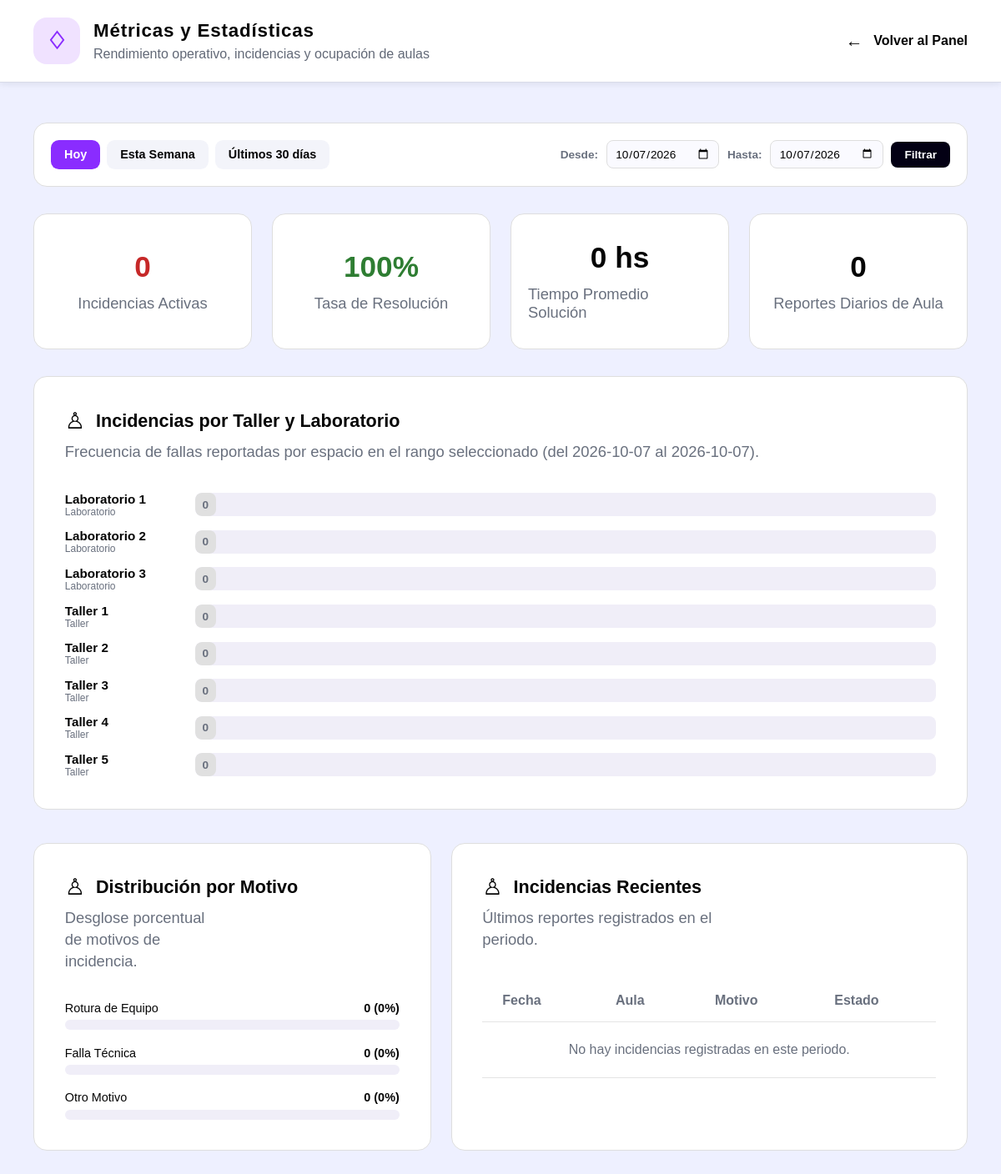
Screenshot of /index.php?ruta=metricas-administrador&periodo=hoy (signed in) with the database file from the repository.
### tables this page shows
CREATE TABLE IF NOT EXISTS aulas (
    id INT UNSIGNED AUTO_INCREMENT PRIMARY KEY,
    codigo VARCHAR(50) NOT NULL UNIQUE,
    nombre VARCHAR(100) NOT NULL,
    tipo ENUM('taller', 'laboratorio', 'aula') NOT NULL DEFAULT 'taller',
    activo TINYINT(1) NOT NULL DEFAULT 1,
    creado_en TIMESTAMP NOT NULL DEFAULT CURRENT_TIMESTAMP
);

### app/controlador/mostrarMetricasAdministrador.php (called while the page is built, shortened)
<?php
require_once __DIR__ . '/../modelo/MetricasModelo.php';
require_once __DIR__ . '/../utilidades/sesion.php';
$periodo = (string) ($_GET['periodo'] ?? 'ultimos-30-dias');
$hoy = date('Y-m-d');
$fechaDesde = $hoy;
$fechaHasta = $hoy;
switch ($periodo) {
    case 'hoy':
        $fechaDesde = $hoy;
        $fechaHasta = $hoy;
        break;
}
$modelo = new MetricasModelo();
$kpis = $modelo->obtenerResumenKPIs($fechaDesde, $fechaHasta);
$incidenciasPorAula = $modelo->obtenerIncidenciasPorAula($fechaDesde, $fechaHasta);
$distribucionTipos = $modelo->obtenerDistribucionTipos($fechaDesde, $fechaHasta);
$incidenciasRecientes = $modelo->obtenerIncidenciasRecientes($fechaDesde, $fechaHasta, 5);
require __DIR__ . '/../vista/administrador/metricas-administrador.php';

### app/utilidades/sesion.php (called while the page is built, shortened)
<?php
function escapar(string $valor): string
{
    return htmlspecialchars($valor, ENT_QUOTES | ENT_SUBSTITUTE, 'UTF-8');
}

### app/config/Conexion.php (called while the page is built, shortened)
<?php
final class Conexion
{
    private static ?PDO $conexion = null;
    public static function obtener(): PDO
    {
        $host = getenv('DB_HOST') ?: '127.0.0.1';
        $puerto = getenv('DB_PORT') ?: '3306';
        $baseDeDatos = getenv('DB_NAME') ?: 'ipsum_reportes';
        $usuario = getenv('DB_USER') ?: 'root';
        $contrasena = getenv('DB_PASSWORD') ?: '';
        $dsn = "mysql:host={$host};port={$puerto};dbname={$baseDeDatos};charset=utf8mb4";
        self::$conexion = new PDO($dsn, $usuario, $contrasena, [
            PDO::ATTR_ERRMODE => PDO::ERRMODE_EXCEPTION,
            PDO::ATTR_DEFAULT_FETCH_MODE => PDO::FETCH_ASSOC,
            PDO::ATTR_EMULATE_PREPARES => false,
        ]);
        return self::$conexion;
    }
}

### app/modelo/MetricasModelo.php (called while the page is built, shortened)
<?php
require_once __DIR__ . '/../config/conexion.php';
class MetricasModelo
{
    private PDO $conexion;
    public function __construct()
    {
        $this->conexion = Conexion::obtener();
    }
    public function obtenerResumenKPIs(string $fechaDesde, string $fechaHasta): array
    {
        $sqlActivas = 'SELECT COUNT(*) FROM reportes_incidencias
                       WHERE estado IN ("pendiente", "en_proceso")
                       AND fecha BETWEEN :desde AND :hasta';
        $stmtActivas = $this->conexion->prepare($sqlActivas);
        $stmtActivas->execute([':desde' => $fechaDesde, ':hasta' => $fechaHasta]);
        $incidenciasActivas = (int) $stmtActivas->fetchColumn();
        $sqlTotales = 'SELECT
                        COUNT(*) AS total,
                        SUM(CASE WHEN estado = "resuelto" THEN 1 ELSE 0 END) AS resueltas
                       FROM reportes_incidencias
                       WHERE fecha BETWEEN :desde AND :hasta';
        $stmtTotales = $this->conexion->prepare($sqlTotales);
        $stmtTotales->execute([':desde' => $fechaDesde, ':hasta' => $fechaHasta]);
        $totales = $stmtTotales->fetch(PDO::FETCH_ASSOC) ?: [];
        $totalIncidencias = (int) ($totales['total'] ?? 0);
        $totalResueltas = (int) ($totales['resueltas'] ?? 0);
        $tasaResolucion = $totalIncidencias > 0
            ? round(($totalResueltas / $totalIncidencias) * 100, 1)
            : 100.0;
        $sqlTiempo = 'SELECT AVG(TIMESTAMPDIFF(HOUR, creado_en, actualizado_en)) AS promedio_horas
                      FROM reportes_incidencias
                      WHERE estado = "resuelto" AND fecha BETWEEN :desde AND :hasta';
        $stmtTiempo = $this->conexion->prepare($sqlTiempo);
        $stmtTiempo->execute([':desde' => $fechaDesde, ':hasta' => $fechaHasta]);
        $horas = $stmtTiempo->fetchColumn();
        $promedioHoras = $horas !== null ? round((float) $horas, 1) : 0.0;
        $sqlDiarios = 'SELECT COUNT(*) FROM reportes_diarios WHERE fecha BETWEEN :desde AND :hasta';
        $stmtDiarios = $this->conexion->prepare($sqlDiarios);
        $stmtDiarios->execute([':desde' => $fechaDesde, ':hasta' => $fechaHasta]);
        $totalDiarios = (int) $stmtDiarios->fetchColumn();
        return [
            'activas' => $incidenciasActivas,
            'tasa_resolucion' => $tasaResolucion,
            'tiempo_promedio_horas' => $promedioHoras,
            'total_diarios' => $totalDiarios,
            'total_incidencias' => $totalIncidencias,
            'total_resueltas' => $totalResueltas,
        ];
    }
    public function obtenerIncidenciasPorAula(string $fechaDesde, string $fechaHasta): array
    {
        $sql = 'SELECT a.id, a.nombre, a.tipo, COUNT(i.id) AS total_incidencias
                FROM aulas a
                LEFT JOIN reportes_incidencias i
                    ON a.id = i.aula_id AND i.fecha BETWEEN :desde AND :hasta
                WHERE a.activo = 1
                GROUP BY a.id, a.nombre, a.tipo
                ORDER BY total_incidencias DESC, a.nombre ASC';
        $stmt = $this->conexion->prepare($sql);
        $stmt->execute([':desde' => $fechaDesde, ':hasta' => $fechaHasta]);
        return $stmt->fetchAll(PDO::FETCH_ASSOC);
    }
    public function obtenerDistribucionTipos(string $fechaDesde, string $fechaHasta): array
    {
        $sql = 'SELECT tipo_solicitud, COUNT(*) AS cantidad
                FROM reportes_incidencias
                WHERE fecha BETWEEN :desde AND :hasta
                GROUP BY tipo_solicitud';
        $stmt = $this->conexion->prepare($sql);
        $stmt->execute([':desde' => $fechaDesde, ':hasta' => $fechaHasta]);
        $resultados = $stmt->fetchAll(PDO::FETCH_KEY_PAIR);
        return [
            'rotura-equipo' => (int) ($resultados['rotura-equipo'] ?? 0),
            'falla-equipo'  => (int) ($resultados['falla-equipo'] ?? 0),
            'otro'          => (int) ($resultados['otro'] ?? 0),
        ];
    }
}

### app/vista/administrador/metricas-administrador.php (the view, shortened to what this page needs)
<!DOCTYPE html>
<html lang="es">
<head>
    <link rel="stylesheet" href="assets/css/panel-administrador.css">
    <link rel="stylesheet" href="assets/css/metricas-administrador.css">
</head>
<body class="admin-page">
    <header class="admin-header">
        <section class="admin-header__brand" id="encabezado-metricas">
            <h1 class="admin-header__title">Métricas y Estadísticas</h1>
            <p class="admin-header__subtitle">Rendimiento operativo, incidencias y ocupación de aulas</p>
        </section>
        <nav class="admin-header__nav" id="navegacion-metricas">
            <a class="admin-header__logout admin-header__back" href="index.php?ruta=panel-administrador">
                Volver al Panel
            </a>
        </nav>
    </header>
    <main class="admin-main" id="contenido-metricas">
        <section class="metricas-filtros" id="filtros-temporales">
            <form action="index.php" method="get" class="metricas-filtros__form">
                <div class="metricas-filtros__botones">
                    <a href="index.php?ruta=metricas-administrador&periodo=hoy"
                       class="metricas-filtros__btn <?= $periodo === 'hoy' ? 'metricas-filtros__btn--activo' : '' ?>">
                        Hoy
                    </a>
                    <a href="index.php?ruta=metricas-administrador&periodo=esta-semana"
                       class="metricas-filtros__btn <?= $periodo === 'esta-semana' ? 'metricas-filtros__btn--activo' : '' ?>">
                        Esta Semana
                    </a>
                    <a href="index.php?ruta=metricas-administrador&periodo=ultimos-30-dias"
                       class="metricas-filtros__btn <?= $periodo === 'ultimos-30-dias' ? 'metricas-filtros__btn--activo' : '' ?>">
                        Últimos 30 días
                    </a>
                </div>
                <div class="metricas-filtros__personalizado">
                    <label class="metricas-filtros__label" for="fecha_desde">Desde:</label>
                    <input class="metricas-filtros__date" type="date" id="fecha_desde" name="fecha_desde" value="<?= escapar($fechaDesde) ?>" required>
                    <label class="metricas-filtros__label" for="fecha_hasta">Hasta:</label>
                    <input class="metricas-filtros__date" type="date" id="fecha_hasta" name="fecha_hasta" value="<?= escapar($fechaHasta) ?>" required>
                    <button class="metricas-filtros__submit" type="submit">Filtrar</button>
                </div>
            </form>
        </section>
        <section class="admin-stats metricas-kpis" id="kpis-superiores">
            <article class="admin-stats__card">
                <h3 class="admin-stats__name">Incidencias Activas</h3>
                <p class="admin-stats__number metricas-kpi--alerta"><?= (int) $kpis['activas'] ?></p>
            </article>
            <article class="admin-stats__card">
                <h3 class="admin-stats__name">Tasa de Resolución</h3>
                <p class="admin-stats__number metricas-kpi--exito"><?= (float) $kpis['tasa_resolucion'] ?>%</p>
            </article>
            <article class="admin-stats__card">
                <h3 class="admin-stats__name">Tiempo Promedio Solución</h3>
                <p class="admin-stats__number"><?= (float) $kpis['tiempo_promedio_horas'] ?> hs</p>
            </article>
            <article class="admin-stats__card">
                <h3 class="admin-stats__name">Reportes Diarios de Aula</h3>
                <p class="admin-stats__number"><?= (int) $kpis['total_diarios'] ?></p>
            </article>
        </section>
        <section class="admin-users metricas-card" id="incidencias-por-aula">
            <h2 class="admin-users__title">Incidencias por Taller y Laboratorio</h2>
            <p class="admin-users__description">
                Frecuencia de fallas reportadas por espacio en el rango seleccionado (del <?= escapar($fechaDesde) ?> al <?= escapar($fechaHasta) ?>).
            </p>
            <div class="metricas-barras">
                <?php if (empty($incidenciasPorAula)): ?>
                    <p class="admin-users__description">No hay aulas registradas en el sistema.</p>
                <?php else: ?>
                    <?php foreach ($incidenciasPorAula as $aula):
                        $totalInc = (int) $aula['total_incidencias'];
                        $porcentaje = $maxIncidencias > 0 ? round(($totalInc / $maxIncidencias) * 100) : 0;
                    ?>
                        <div class="metricas-barras__fila">
                            <div class="metricas-barras__etiqueta">
                                <strong><?= escapar((string) $aula['nombre']) ?></strong>
                                <span class="metricas-barras__tipo"><?= escapar((string) $aula['tipo']) ?></span>
                            </div>
                            <div class="metricas-barras__pista">
                                <?php if ($totalInc > 0): ?>
                                    <div class="metricas-barras__relleno" style="width: <?= max(7, $porcentaje) ?>%;">
                                        <span class="metricas-barras__valor"><?= $totalInc ?></span>
                                    </div>
                                <?php else: ?>
                                    <div class="metricas-barras__relleno metricas-barras__relleno--cero" style="width: 25px;">
                                        <span class="metricas-barras__valor metricas-barras__valor--cero">0</span>
                                    </div>
                                <?php endif; ?>
                            </div>
                        </div>
                    <?php endforeach; ?>
                <?php endif; ?>
            </div>
        </section>
        <div class="metricas-grid-inferior">
            <section class="admin-users metricas-card" id="distribucion-fallas">
                <h2 class="admin-users__title">Distribución por Motivo</h2>
                <p class="admin-users__description">Desglose porcentual de motivos de incidencia.</p>
                <?php
                    $totalTipos = array_sum($distribucionTipos);
                    $pctRotura = $totalTipos > 0 ? round(($distribucionTipos['rotura-equipo'] / $totalTipos) * 100) : 0;
                    $pctFalla = $totalTipos > 0 ? round(($distribucionTipos['falla-equipo'] / $totalTipos) * 100) : 0;
                    $pctOtro = $totalTipos > 0 ? round(($distribucionTipos['otro'] / $totalTipos) * 100) : 0;
                ?>
                <div class="metricas-distribucion">
                    <div class="metricas-distribucion__item">
                        <div class="metricas-distribucion__header">
                            <span>Rotura de Equipo</span>
                            <strong><?= $distribucionTipos['rotura-equipo'] ?> (<?= $pctRotura ?>%)</strong>
                        </div>
                        <div class="metricas-distribucion__barra">
                        </div>
                    </div>
                    <div class="metricas-distribucion__item">
                        <div class="metricas-distribucion__header">
                            <span>Falla Técnica</span>
                            <strong><?= $distribucionTipos['falla-equipo'] ?> (<?= $pctFalla ?>%)</strong>
                        </div>
                        <div class="metricas-distribucion__barra">
                        </div>
                    </div>
                    <div class="metricas-distribucion__item">
                        <div class="metricas-distribucion__header">
                            <span>Otro Motivo</span>
                            <strong><?= $distribucionTipos['otro'] ?> (<?= $pctOtro ?>%)</strong>
                        </div>
                        <div class="metricas-distribucion__barra">
                        </div>
                    </div>
                </div>
            </section>
            <section class="admin-users metricas-card" id="incidencias-recientes">
                <h2 class="admin-users__title">Incidencias Recientes</h2>
                <p class="admin-users__description">Últimos reportes registrados en el periodo.</p>
                <table class="admin-users__table">
                    <thead class="admin-users__thead">
                        <tr class="admin-users__row">
                            <th class="admin-users__header">Fecha</th>
                            <th class="admin-users__header">Aula</th>
                            <th class="admin-users__header">Motivo</th>
                            <th class="admin-users__header">Estado</th>
                        </tr>
                    </thead>
                    <tbody class="admin-users__tbody">
                        <?php if (empty($incidenciasRecientes)): ?>
                            <tr class="admin-users__row">
                                <td colspan="4" class="admin-users__cell" style="text-align: center; color: #69707e; padding: 1.5rem;">
                                    No hay incidencias registradas en este periodo.
                                </td>
                            </tr>
                        <?php endif; ?>
                    </tbody>
                </table>
            </section>
        </div>
    </main>
</body>
</html>

### rows the page displays
aulas: nombre "Laboratorio 1", tipo "Laboratorio"
aulas: nombre "Laboratorio 2", tipo "Laboratorio"
aulas: nombre "Laboratorio 3", tipo "Laboratorio"
aulas: nombre "Taller 1", tipo "Taller"
aulas: nombre "Taller 2", tipo "Taller"
aulas: nombre "Taller 3", tipo "Taller"
aulas: nombre "Taller 4", tipo "Taller"
aulas: nombre "Taller 5", tipo "Taller"

### other values shown
$kpis['activas'] "0"
$kpis['tasa_resolucion'] "100"
$kpis['tiempo_promedio_horas'] "0"
$kpis['total_diarios'] "0"
escapar($fechaDesde) "2026-10-07"
escapar($fechaHasta) "2026-10-07"
$distribucionTipos['rotura-equipo'] "0"
$pctRotura "0"
$distribucionTipos['falla-equipo'] "0"
$pctFalla "0"
$distribucionTipos['otro'] "0"
$pctOtro "0"
